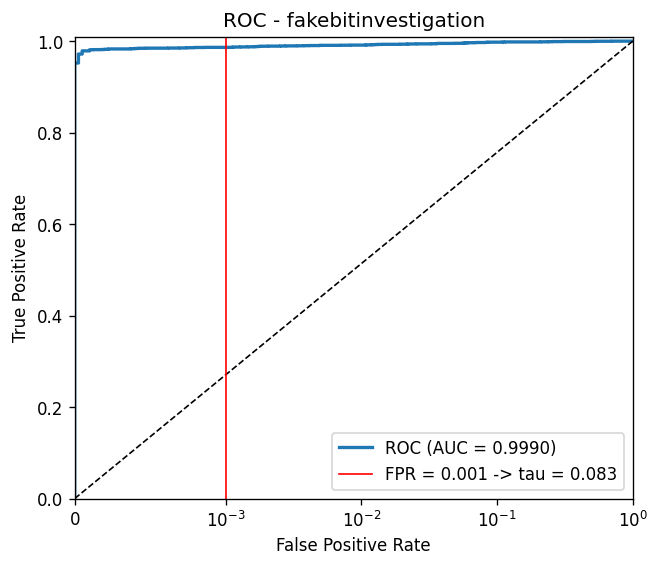

Write Python code to recreate this figure.
"""
Capture the Mark 2026 - calcolo della soglia tau (ROC) del gruppo fakebitinvestigation
(versione 2.0, IBRIDA DCT + wavelet: W ha 2048 valori, 1024 DCT + 1024 wavelet).

Segue la procedura di p.4 del regolamento (Lab4, ROC-curves, esempio 2):
  1. embedding del nostro watermark W_original su un insieme di immagini;
  2. in un ciclo, attacchi casuali (solo quelli permessi: awgn, blur, sharpening, jpeg,
     resize, median, anche combinati o localizzati) sulle immagini watermarkate;
  3. estrazione con la stessa funzione della detection;
  4. sim(W_extracted dalla watermarkata, W estratto dall'attaccata) -> score con label 1
     (e' esattamente la similarita' calcolata dalla detection);
  5. per ogni attacco, N_RANDOM watermark casuali W_random (in forma +-1, la stessa mappatura
     dell'embedding, messo in entrambe le parti come fa l'embedding, con l'ampiezza di ciascuna parte
     presa da W_extracted) -> sim(W_random, W estratto dall'attaccata) con la STESSA funzione di
     similarita' della detection (massimo sulle varianti di estrazione) -> label 0;
  6. curva ROC (sklearn) e scelta di tau: la soglia piu' bassa con FPR <= FPR_TARGET
     (dentro l'intervallo ammesso [0, 0.1]).

Questo codice NON fa parte della detection (p.4: la soglia si calcola una volta sola, fuori).

Uso (da qualunque cartella; di default usa ../sample-images e ../fakebitinvestigation.npy):
    python roc_fakebitinvestigation.py [cartella_immagini] [n_attacchi_per_immagine]
Output: stampa tau e salva la curva in roc_fakebitinvestigation.png
"""
import glob
import io
import os
import sys
import time
from multiprocessing import Pool

import cv2
import numpy as np
from PIL import Image
from scipy.ndimage import gaussian_filter, median_filter, uniform_filter
from scipy.signal import medfilt
from skimage.transform import rescale
from sklearn.metrics import roc_curve, auc

import embedding_fakebitinvestigation as emb
import detection_fakebitinvestigation as det

HERE = os.path.dirname(os.path.abspath(__file__))
WATERMARK = os.path.join(HERE, "..", "fakebitinvestigation.npy")   # watermark e immagini sono nella cartella superiore
FPR_TARGET = 0.001      # FPR scelta per tau (il regolamento ammette [0, 0.1])
N_RANDOM = 10           # watermark casuali per ogni attacco (campioni con label 0)
SEED = 2026


# ----------------------------------------------------------------- attacchi (lab)
def _u8(x):
    return np.clip(np.rint(x), 0, 255).astype(np.uint8)


def awgn(img, std, seed):
    return _u8(img.astype(float) + np.random.default_rng(seed).normal(0.0, std, img.shape))


def blur(img, sigma):
    return _u8(gaussian_filter(img.astype(float), sigma))


def sharpening(img, sigma, alpha):
    f = img.astype(float)
    return _u8(f + alpha * (f - gaussian_filter(f, sigma)))


def median(img, k):
    return _u8(medfilt(img.astype(float), k))


def resizing(img, scale):
    x, y = img.shape
    a = rescale(img.astype(float), scale)
    a = rescale(a, 1 / scale)[:x, :y]
    if a.shape != (x, y):
        a = np.pad(a, ((0, x - a.shape[0]), (0, y - a.shape[1])), mode='edge')
    return _u8(a)


def jpeg_compression(img, qf):
    buf = io.BytesIO()
    Image.fromarray(img).save(buf, "JPEG", quality=int(qf))
    buf.seek(0)
    return np.asarray(Image.open(buf), dtype=np.uint8)


def _smooth_mask(img, q):
    f = img.astype(float)
    m = uniform_filter(f, 16)
    sd = np.sqrt(np.maximum(uniform_filter(f * f, 16) - m * m, 0))
    return sd <= np.quantile(sd, q)


def random_attack(img, rng):
    """Un attacco casuale tra quelli permessi (con parametri casuali)."""
    k = rng.integers(10)
    if k == 0:
        return jpeg_compression(img, int(rng.integers(3, 95))), "jpeg"
    if k == 1:
        return awgn(img, rng.uniform(1, 30), int(rng.integers(1 << 30))), "awgn"
    if k == 2:
        return blur(img, rng.uniform(0.3, 3)), "blur"
    if k == 3:
        return sharpening(img, float(rng.choice([0.5, 1, 2, 4, 10])), rng.uniform(0.2, 3)), "sharp"
    if k == 4:
        return median(img, int(rng.choice([3, 5, 7, 9]))), "median"
    if k == 5:
        return resizing(img, round(rng.uniform(0.2, 0.95), 2)), "resize"
    if k == 6:
        return blur(awgn(img, rng.uniform(5, 30), int(rng.integers(1 << 30))), rng.uniform(0.5, 2)), "awgn+blur"
    if k == 7:
        return jpeg_compression(blur(img, rng.uniform(0.3, 1.5)), int(rng.integers(3, 50))), "blur+jpeg"
    if k == 8:   # localizzato sulle zone lisce (maschera calcolata dalla watermarkata)
        m = _smooth_mask(img, rng.uniform(0.3, 0.7))
        out = img.copy()
        out[m] = jpeg_compression(img, int(rng.integers(2, 20)))[m]
        return out, "jpeg locale"
    return median_filter(img, size=int(rng.choice([3, 5, 7]))), "median_nd"


# ----------------------------------------------------------------- un'immagine
def _one_image(args):
    path, n_att, seed = args
    rng = np.random.default_rng(seed)
    original = cv2.imread(path, cv2.IMREAD_GRAYSCALE)
    watermarked = emb.embedding(path, WATERMARK)
    ctx = det._context(original)
    W_ext = det._extract(ctx, watermarked)
    half = W_ext.size // 2
    # ampiezza (rms) di ciascuna parte: il watermark casuale viene messo nella stessa forma di W_ext
    amp = np.array([np.sqrt(np.mean(W_ext[:half] ** 2)), np.sqrt(np.mean(W_ext[half:] ** 2))])
    scores, labels, wps = [], [], []
    for _ in range(n_att):
        attacked, _ = random_attack(watermarked, rng)
        vecs = det._attacked_vectors(ctx, original, attacked)
        q = emb.wpsnr(watermarked, attacked) if not np.array_equal(watermarked, attacked) else 99.0
        scores.append(det._score(W_ext, vecs)); labels.append(1); wps.append(q)
        for _ in range(N_RANDOM):
            r = rng.choice([-1.0, 1.0], half)
            W_random = np.concatenate([amp[0] * r, amp[1] * r])
            scores.append(det._score(W_random, vecs)); labels.append(0); wps.append(q)
    return scores, labels, wps


def main():
    folder = sys.argv[1] if len(sys.argv) > 1 else os.path.join(HERE, "..", "sample-images")
    n_att = int(sys.argv[2]) if len(sys.argv) > 2 else 40
    files = sorted(glob.glob(os.path.join(folder, "*.bmp")))
    t0 = time.time()
    with Pool(max(1, (os.cpu_count() or 2) - 1)) as p:
        res = []
        for r in p.imap_unordered(_one_image, [(f, n_att, SEED + i) for i, f in enumerate(files)], chunksize=1):
            res.append(r)
            k = len(res)                     # barra di avanzamento (su stderr)
            el = time.time() - t0
            sys.stderr.write(f"\r[{'#' * (30 * k // len(files)):30s}] {k}/{len(files)} immagini, "
                             f"{el / 60:.1f} min, mancano ~{el / k * (len(files) - k) / 60:.1f} min ")
            sys.stderr.flush()
        sys.stderr.write("\n")
    scores = np.concatenate([r[0] for r in res])
    labels = np.concatenate([r[1] for r in res])
    wps = np.concatenate([r[2] for r in res])

    fpr, tpr, thr = roc_curve(labels, scores, drop_intermediate=False)
    h0 = scores[labels == 0]
    h1 = scores[labels == 1]
    # tau = la soglia piu' bassa con FPR <= FPR_TARGET: lasciamo sopra soglia al massimo
    # floor(FPR_TARGET * n) campioni H0, mettendo tau appena sopra il successivo.
    h0s = np.sort(h0)
    m = int(np.floor(FPR_TARGET * len(h0s)))
    tau = float(np.nextafter(h0s[len(h0s) - m - 1], np.inf))
    valid = (labels == 1) & (wps >= 35)
    print(f"{len(files)} immagini, {n_att} attacchi ciascuna, {N_RANDOM} watermark casuali per attacco "
          f"({len(h1)} campioni H1, {len(h0)} H0), {time.time() - t0:.0f}s")
    print(f"AUC = {auc(fpr, tpr):.5f}")
    print(f"H0: media {h0.mean():+.4f}, dev.std {h0.std():.4f}, quantile 99.9% {np.quantile(h0, 0.999):.4f}, max {h0.max():.4f}")
    print(f"tau (FPR <= {FPR_TARGET}) = {tau:.4f}  ->  FPR {np.mean(h0 >= tau):.5f}, TPR {np.mean(h1 >= tau):.4f}; "
          f"TPR sui soli attacchi con WPSNR >= 35: {np.mean(scores[valid] >= tau):.4f}")
    for t in (0.08, 0.10, 0.12):
        print(f"  tau={t:.2f}: FPR {np.mean(h0 >= t):.5f}, TPR {np.mean(h1 >= t):.4f}")

    import matplotlib
    matplotlib.use("Agg")                        # nessuna finestra: salviamo solo il file
    import matplotlib.pyplot as plt
    plt.figure(figsize=(6, 5))
    plt.plot(fpr, tpr, lw=2, label=f"ROC (AUC = {auc(fpr, tpr):.4f})")
    plt.plot([0, 1], [0, 1], "k--", lw=1)
    plt.axvline(FPR_TARGET, color="r", lw=1, label=f"FPR = {FPR_TARGET} -> tau = {tau:.3f}")
    plt.xscale("symlog", linthresh=1e-3)
    plt.xlim(0, 1); plt.ylim(0, 1.01)
    plt.xlabel("False Positive Rate"); plt.ylabel("True Positive Rate")
    plt.title("ROC - fakebitinvestigation"); plt.legend(loc="lower right")
    plt.savefig(os.path.join(HERE, "roc_fakebitinvestigation.png"), dpi=120, bbox_inches="tight")


if __name__ == "__main__":
    main()
